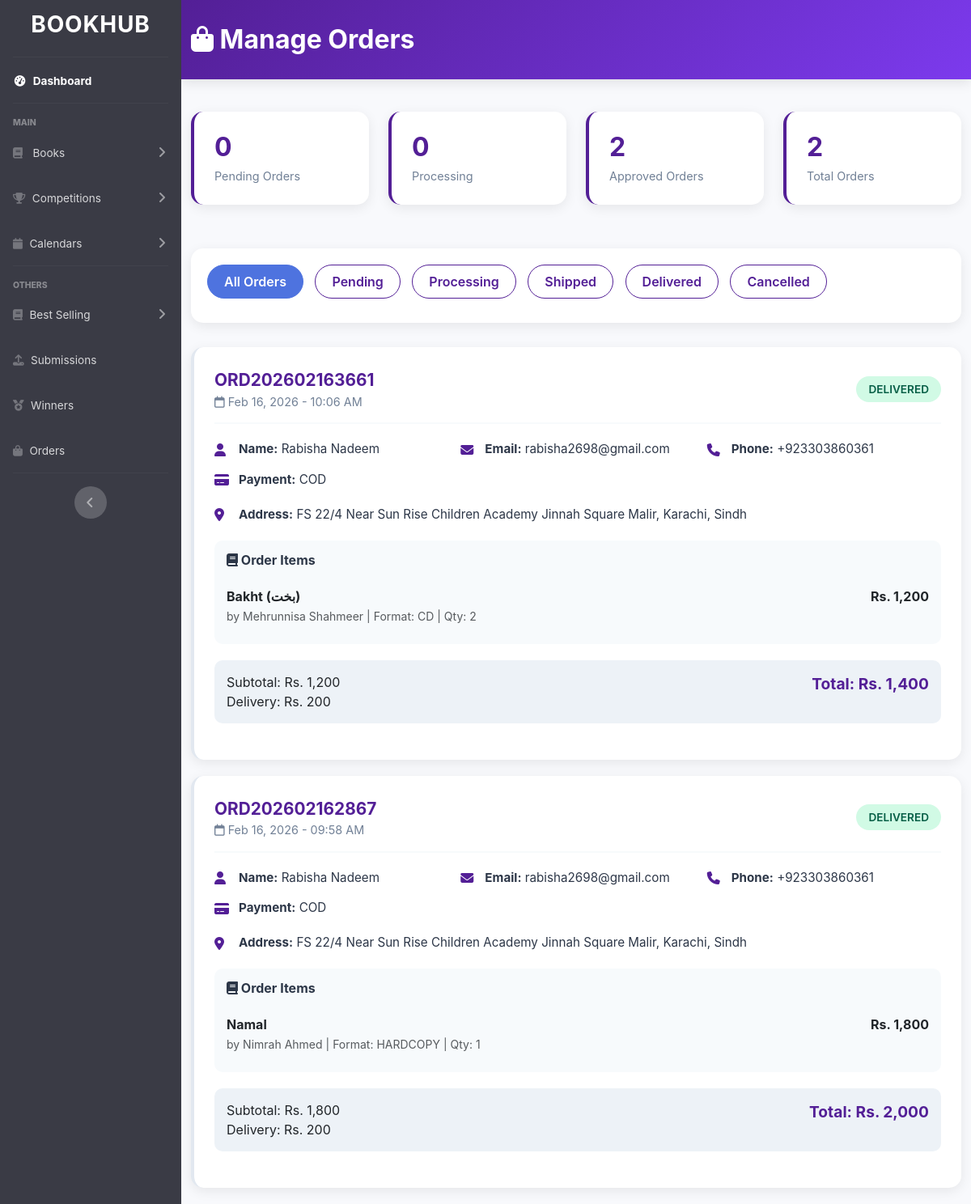
/admin/admin-orders.php, run on the app's committed database.
### tables this page shows
CREATE TABLE `orders` (
  `id` int(11) NOT NULL,
  `user_id` int(11) DEFAULT NULL,
  `order_number` varchar(50) NOT NULL,
  `first_name` varchar(100) NOT NULL,
  `last_name` varchar(100) NOT NULL,
  `email` varchar(150) NOT NULL,
  `phone` varchar(20) NOT NULL,
  `address` text NOT NULL,
  `city` varchar(100) NOT NULL,
  `postal_code` varchar(20) NOT NULL,
  `province` varchar(100) NOT NULL,
  `order_notes` text DEFAULT NULL,
  `payment_method` varchar(50) NOT NULL,
  `subtotal` decimal(10,2) NOT NULL,
  `delivery_charges` decimal(10,2) NOT NULL,
  `total` decimal(10,2) NOT NULL,
  `order_status` enum('pending','approved','processing','shipped','delivered','cancelled') DEFAULT 'pending',
  `created_at` timestamp NOT NULL DEFAULT current_timestamp(),
  `updated_at` timestamp NOT NULL DEFAULT current_timestamp() ON UPDATE current_timestamp()
);

CREATE TABLE `order_items` (
  `id` int(11) NOT NULL,
  `order_id` int(11) NOT NULL,
  `book_id` int(11) NOT NULL,
  `title` varchar(255) NOT NULL,
  `author` varchar(255) NOT NULL,
  `format` varchar(50) NOT NULL,
  `price` decimal(10,2) NOT NULL,
  `quantity` int(11) NOT NULL,
  `total` decimal(10,2) NOT NULL,
  `created_at` timestamp NOT NULL DEFAULT current_timestamp()
);

### admin/admin-orders.php (the view, shortened to what this page needs)
<?php
include "includes/header.php";
$statusFilter = isset($_GET['status']) ? $_GET['status'] : 'all';
$query = "SELECT * FROM orders";
$query .= " ORDER BY created_at DESC";
$result = mysqli_query($conn, $query);
?>
<!DOCTYPE html>
<html lang="en">
<head>
    <link href="https://cdn.jsdelivr.net/npm/bootstrap@5.3.0/dist/css/bootstrap.min.css" rel="stylesheet">
    <link rel="stylesheet" href="https://cdnjs.cloudflare.com/ajax/libs/font-awesome/6.4.0/css/all.min.css">
</head>
<body>
    <div class="admin-header">
        <div class="container">
            <h1><i class="fas fa-shopping-bag"></i> Manage Orders</h1>
        </div>
    </div>
    <div class="container">
        <div class="row mb-4">
            <?php
            $stats = [
                'pending' => mysqli_num_rows(mysqli_query($conn, "SELECT * FROM orders WHERE order_status = 'pending'")),
                'processing' => mysqli_num_rows(mysqli_query($conn, "SELECT * FROM orders WHERE order_status = 'processing'")),
                'approved' => mysqli_num_rows(mysqli_query($conn, "SELECT * FROM orders WHERE order_status = 'shipped' OR order_status = 'delivered'")),
                'total' => mysqli_num_rows(mysqli_query($conn, "SELECT * FROM orders"))
            ];
            ?>
            <div class="col-md-3 col-sm-6">
                <div class="stats-card">
                    <h3><?php echo $stats['pending']; ?></h3>
                    <p>Pending Orders</p>
                </div>
            </div>
            <div class="col-md-3 col-sm-6">
                <div class="stats-card">
                    <h3><?php echo $stats['processing']; ?></h3>
                    <p>Processing</p>
                </div>
            </div>
            <div class="col-md-3 col-sm-6">
                <div class="stats-card">
                    <h3><?php echo $stats['approved']; ?></h3>
                    <p>Approved Orders</p>
                </div>
            </div>
            <div class="col-md-3 col-sm-6">
                <div class="stats-card">
                    <h3><?php echo $stats['total']; ?></h3>
                    <p>Total Orders</p>
                </div>
            </div>
        </div>
        <div class="filter-tabs">
            <a href="?status=all" class="btn btn-outline-primary <?php echo $statusFilter === 'all' ? 'active' : ''; ?>">
                All Orders
            </a>
            <a href="?status=pending" class="btn btn-outline-primary <?php echo $statusFilter === 'pending' ? 'active' : ''; ?>">
                Pending
            </a>
            <a href="?status=processing" class="btn btn-outline-primary <?php echo $statusFilter === 'processing' ? 'active' : ''; ?>">
                Processing
            </a>
            <a href="?status=shipped" class="btn btn-outline-primary <?php echo $statusFilter === 'shipped' ? 'active' : ''; ?>">
                Shipped
            </a>
            <a href="?status=delivered" class="btn btn-outline-primary <?php echo $statusFilter === 'delivered' ? 'active' : ''; ?>">
                Delivered
            </a>
            <a href="?status=cancelled" class="btn btn-outline-primary <?php echo $statusFilter === 'cancelled' ? 'active' : ''; ?>">
                Cancelled
            </a>
        </div>
        <?php if (mysqli_num_rows($result) > 0): ?>
            <?php while ($order = mysqli_fetch_assoc($result)): ?>
                <?php
                $orderItemsQuery = "SELECT * FROM order_items WHERE order_id = " . $order['id'];
                $orderItemsResult = mysqli_query($conn, $orderItemsQuery);
                ?>
                <div class="order-card <?php echo $order['order_status']; ?>">
                    <div class="order-header">
                        <div>
                            <div class="order-number"><?php echo $order['order_number']; ?></div>
                            <div class="order-date">
                                <i class="far fa-calendar"></i>
                                <?php echo date('M d, Y - h:i A', strtotime($order['created_at'])); ?>
                            </div>
                        </div>
                        <div>
                            <span class="status-badge status-<?php echo $order['order_status']; ?>">
                                <?php echo $order['order_status']; ?>
                            </span>
                        </div>
                    </div>
                    <div class="customer-info">
                        <div class="info-item">
                            <i class="fas fa-user"></i>
                            <span><strong>Name:</strong> <?php echo $order['first_name'] . ' ' . $order['last_name']; ?></span>
                        </div>
                        <div class="info-item">
                            <i class="fas fa-envelope"></i>
                            <span><strong>Email:</strong> <?php echo $order['email']; ?></span>
                        </div>
                        <div class="info-item">
                            <i class="fas fa-phone"></i>
                            <span><strong>Phone:</strong> <?php echo $order['phone']; ?></span>
                        </div>
                        <div class="info-item">
                            <i class="fas fa-credit-card"></i>
                            <span><strong>Payment:</strong> <?php echo strtoupper($order['payment_method']); ?></span>
                        </div>
                    </div>
                    <div class="customer-info">
                        <div class="info-item">
                            <i class="fas fa-map-marker-alt"></i>
                            <span><strong>Address:</strong> <?php echo $order['address'] . ', ' . $order['city'] . ', ' . $order['province']; ?></span>
                        </div>
                    </div>
                    <div class="order-items">
                        <h6><i class="fas fa-book"></i> Order Items</h6>
                        <?php while ($item = mysqli_fetch_assoc($orderItemsResult)): ?>
                            <div class="item-row">
                                <div>
                                    <strong><?php echo $item['title']; ?></strong>
                                    <br>
                                    <small class="text-muted">
                                        by <?php echo $item['author']; ?> |
                                        Format: <?php echo strtoupper($item['format']); ?> |
                                        Qty: <?php echo $item['quantity']; ?>
                                    </small>
                                </div>
                                <div>
                                    <strong>Rs. <?php echo number_format($item['total'], 0); ?></strong>
                                </div>
                            </div>
                        <?php endwhile; ?>
                    </div>
                    <div class="order-total">
                        <div>
                            <div>Subtotal: Rs. <?php echo number_format($order['subtotal'], 0); ?></div>
                            <div>Delivery: Rs. <?php echo number_format($order['delivery_charges'], 0); ?></div>
                        </div>
                        <div>
                            <strong>Total: Rs. <?php echo number_format($order['total'], 0); ?></strong>
                        </div>
                    </div>
                </div>
            <?php endwhile; ?>
        <?php else: ?>
            <div class="alert alert-info text-center">
                <i class="fas fa-info-circle"></i> No orders found.
            </div>
        <?php endif; ?>
    </div>
</body>
</html>

### admin/admin-orders.php (style rules this page uses)
:root { --primary-color: #531f96ff; --success-color: #48bb78; --danger-color: #e53e3e; --warning-color: #ed8936; --info-color: #4299e1; }
body { background: #f7fafc; font-family: 'Inter', sans-serif; }
.admin-header { background: linear-gradient(135deg, var(--primary-color), #7c3aed); color: white; padding: 30px 0; margin-bottom: 40px; box-shadow: 0 4px 15px rgba(0,0,0,0.1); }
.admin-header h1 { margin: 0; font-size: 2rem; font-weight: 700; }
.stats-card { background: white; border-radius: 15px; padding: 25px; box-shadow: 0 4px 15px rgba(0,0,0,0.08); margin-bottom: 30px; border-left: 4px solid var(--primary-color); transition: transform 0.3s ease; }
.stats-card h3 { font-size: 2rem; font-weight: 700; margin: 0; color: var(--primary-color); }
.stats-card p { margin: 5px 0 0 0; color: #718096; font-size: 0.9rem; }
.filter-tabs { background: white; border-radius: 15px; padding: 20px; margin-bottom: 30px; box-shadow: 0 4px 15px rgba(0,0,0,0.08); }
.filter-tabs .btn { margin-right: 10px; margin-bottom: 10px; border-radius: 25px; padding: 8px 20px; font-weight: 600; transition: all 0.3s ease; }
.filter-tabs .btn-outline-primary { border-color: var(--primary-color); color: var(--primary-color); }
.filter-tabs .btn-outline-primary:hover, .filter-tabs .btn-outline-primary.active { background: var(--primary-color); color: white; }
.order-card { background: white; border-radius: 15px; padding: 25px; margin-bottom: 20px; box-shadow: 0 4px 15px rgba(0,0,0,0.08); transition: all 0.3s ease; border-left: 4px solid #e2e8f0; }
.order-header { display: flex; justify-content: space-between; align-items: center; margin-bottom: 20px; padding-bottom: 15px; border-bottom: 2px solid #f7fafc; }
.order-number { font-size: 1.3rem; font-weight: 700; color: var(--primary-color); }
.order-date { color: #718096; font-size: 0.9rem; }
.customer-info { display: grid; grid-template-columns: repeat(auto-fit, minmax(250px, 1fr)); gap: 15px; margin-bottom: 20px; }
.info-item { display: flex; align-items: center; gap: 10px; }
.info-item i { color: var(--primary-color); width: 20px; }
.info-item span { color: #2d3748; font-size: 0.95rem; }
.order-items { background: #f7fafc; border-radius: 10px; padding: 15px; margin-bottom: 20px; }
.order-items h6 { font-weight: 700; margin-bottom: 15px; color: #2d3748; }
.item-row { display: flex; justify-content: space-between; padding: 8px 0; border-bottom: 1px solid #e2e8f0; }
.item-row:last-child { border-bottom: none; }
.order-total { display: flex; justify-content: space-between; padding: 15px; background: #edf2f7; border-radius: 10px; margin-bottom: 20px; }
.order-total strong { font-size: 1.2rem; color: var(--primary-color); }
.status-badge { display: inline-block; padding: 6px 15px; border-radius: 20px; font-size: 0.85rem; font-weight: 600; text-transform: uppercase; }
.status-delivered { background: #d1fae5; color: #065f46; }

### data on the page
orders: order_number "ORD202602163661", created_at "Feb 16, 2026 - 10:06 AM", order_status "DELIVERED", first_name "Rabisha", last_name "Nadeem", email "rabisha2698@gmail.com", phone "+923303860361", payment_method "COD", address "FS 22/4 Near Sun Rise Children Academy Jinnah Square Malir", city "Karachi", province "Sindh", subtotal "1,200", delivery_charges "200", total "1,400"
order_items: title "Bakht (بخت)", author "Mehrunnisa Shahmeer", format "CD", quantity "2", total "1,200"
orders: order_number "ORD202602162867", created_at "Feb 16, 2026 - 09:58 AM", order_status "DELIVERED", first_name "Rabisha", last_name "Nadeem", email "rabisha2698@gmail.com", phone "+923303860361", payment_method "COD", address "FS 22/4 Near Sun Rise Children Academy Jinnah Square Malir", city "Karachi", province "Sindh", subtotal "1,800", delivery_charges "200", total "2,000"
order_items: title "Namal", author "Nimrah Ahmed", format "HARDCOPY", quantity "1", total "1,800"

### other printed values
$stats['pending'] "0"
$stats['processing'] "0"
$stats['approved'] "2"
$stats['total'] "2"
